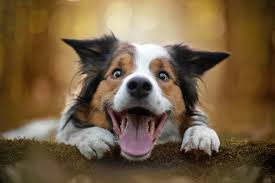
//> input picture 5_playing_with_image_arrays/assets/dog.jpeg, 275 x 183 px
$ ./image_translation   (built with g++ and OpenCV 4)
//> lines starting //> are read from the running program, lines starting //| are printed output that depends on the picture
// [19 lines of licence text are left out]

#include <iostream>
#include <opencv2/highgui.hpp>
#include <opencv2/imgcodecs.hpp>
#include <opencv2/imgproc.hpp>

using namespace std;
using namespace cv;

int main(){
    // reading image and storing it in Mat format
    Mat image = imread("../assets/dog.jpeg", IMREAD_GRAYSCALE);
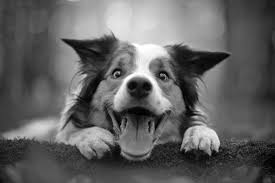
//> image: 183 rows x 275 cols, CV_8UC1; min 0, max 255, mean 97.6

    // storing the dimensions of the image
    int height = image.cols;
//> height = 275
    int width = image.rows;
//> width = 183

    // get the x and y axis values for translation so that the image can be moved in both directions
    float tx = float(width) / 4;
//> tx = 45.75
    float ty = float(height) / 4;
//> ty = 68.75

    Mat img2 = Mat::zeros(Size(height, width), CV_8UC1);

    // create the translation matrix using tx and ty
    float warp_values[] = { 1.0, 0.0, tx, 0.0, 1.0, ty };
//> warp_values = [1, 0, 45.75, 0, 1, 68.75]
    Mat translation_matrix = Mat(2, 3, CV_32F, warp_values);
//> translation_matrix = [[1, 0, 45.75], [0, 1, 68.75]]
    cout<<translation_matrix;
//| [1, 0, 45.75;
//|  0, 1, 68.75]

    // save the resulting image in translated_image matrix
    Mat translated_image;

    // apply affine transformation to the original image using the translation matrix
    warpAffine(image, translated_image, translation_matrix, image.size());
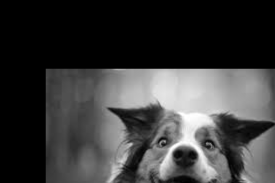
//> translated_image: 183 rows x 275 cols, CV_8UC1; min 0, max 255, mean 59.7

    for(int r = 0; r<height-ty; r++)
    {
        for(int c = 0; c<width-tx; c++)
        {
            img2.at<uchar>(c,r)=image.at<uchar>(c, r);
        }
    }
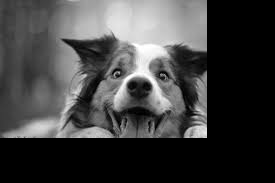
//> img2: 183 rows x 275 cols, CV_8UC1; min 0, max 255, mean 64.8

    //display the original and the Translated images
    imshow("Translated image", translated_image);
    imshow("Translated Image Version", img2);
    imshow("Original image", image);
    waitKey(0);

    return 0;
}
